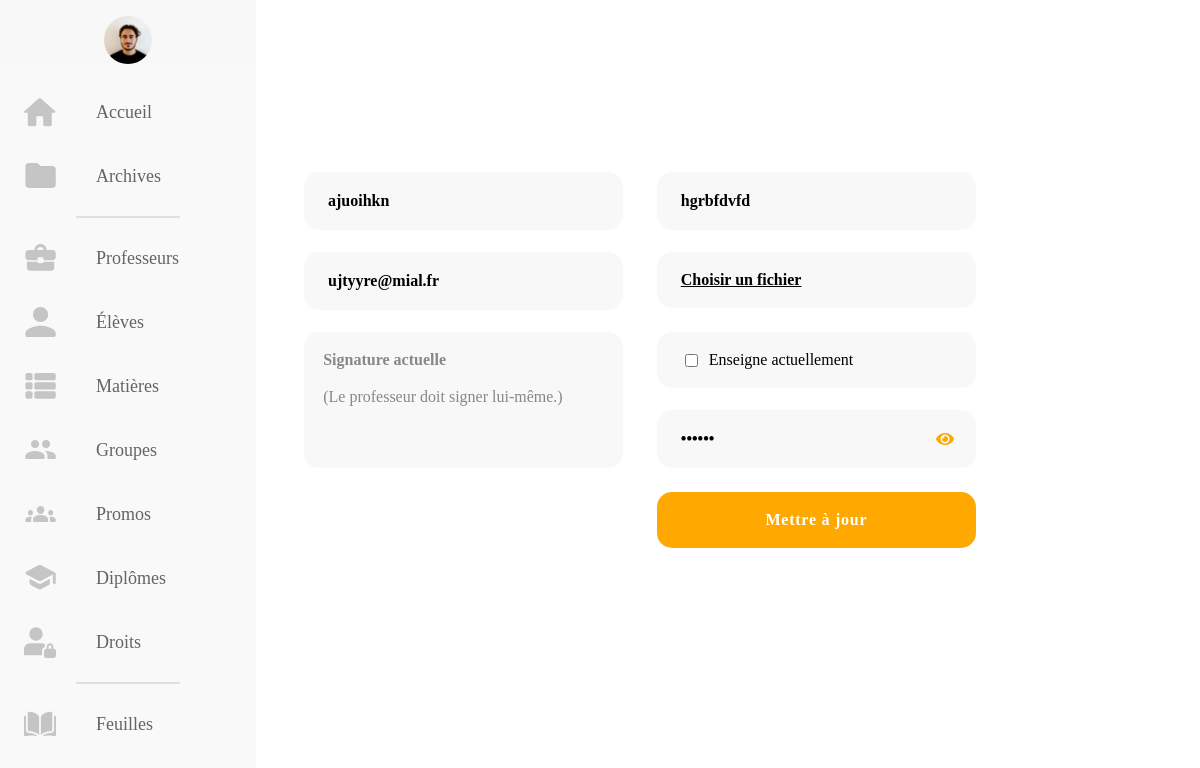
The page /src/asset/back-office/profs/prof-create.php?action=edit&id=164 (signed in) on the database its author committed.
### tables this page shows
CREATE TABLE `user` (
  `idUser` int(11) NOT NULL,
  `codeUser` varchar(40) NOT NULL,
  `nomUser` varchar(40) NOT NULL,
  `prenomUser` varchar(40) NOT NULL,
  `mailUser` varchar(40) NOT NULL,
  `signatureUser` blob,
  `photoUser` varchar(255) NOT NULL,
  `isProf` tinyint(1) NOT NULL,
  `isAdmin` tinyint(1) NOT NULL,
  `isActualUser` tinyint(1) NOT NULL
);

### src/asset/back-office/profs/prof-create.php (the view, shortened to what this page needs)
<?php
if ( $_SESSION['isAdmin']==1 && $_SESSION['isActualUser'] == 1 ){
       include "../../client-side/connexionBDD.php";
       if (isset($_GET['id'])){
        $id = $_GET['id'];
      };
?>
<!DOCTYPE html>
<html lang="fr">
<head>
    <link rel="stylesheet" href="https://pro.fontawesome.com/releases/v5.15.1/css/all.css" type="text/css">
    <link rel="stylesheet" href="../../../css/profs-create.css">
</head>
<body>
<nav class="navbar">
    <ul class="navbar-nav">
      <li class="logo">
        <a href="#" class="nav-link">  <?php if (isset($_SESSION['photoUser'])){
            ?>  <img class="" src="../../../../images-users/<?php echo $_SESSION['photoUser'] ?>"  alt=""> <?php
          }
          else { ?>
            <span class="link-text logo-text" > <?php echo $_SESSION['name'];?></span>
          <?php  } ?>
        </a>
      </li>
      <li class="nav-item">
        <a href="../home.php" class="nav-link">
        <img src="../../../img/Icons/HomeOrange.svg" alt="">
        <span class="link-text">Accueil</span>
        </a>
      </li>
      <li class="nav-item">
        <a href="../archives.php" class="nav-link">
        <img src="../../../img/Icons/FolderOrange.svg" alt="">
        <span class="link-text">Archives</span>
        </a>
      </li>
      <hr class="separator">
      <li class="nav-item">
        <a href="profs.php" class="nav-link">
        <img src="../../../img/Icons/MaletteOrange.svg" alt="">
        <span class="link-text">Professeurs</span>
        </a>
      </li>
      <li class="nav-item">
        <a href="../eleves/eleves.php" class="nav-link">
        <img src="../../../img/Icons/UserOrange.svg" alt="">
        <span class="link-text">Élèves</span>
        </a>
      </li>
      <li class="nav-item">
        <a href="../matieres/matieres.php" class="nav-link">
        <img src="../../../img/Icons/ParamsOrange.svg" alt="">
        <span class="link-text">Matières</span>
        </a>
      </li>
      <li class="nav-item">
        <a href="../groupes/groupes.php" class="nav-link">
        <img src="../../../img/Icons/2UsersOrange.svg" alt="">
        <span class="link-text">Groupes</span>
        </a>
      </li>
      <li class="nav-item">
        <a href="../promos/promos.php" class="nav-link">
        <img src="../../../img/Icons/3UsersOranges.svg" alt="">
        <span class="link-text">Promos</span>
        </a>
      </li>
      <li class="nav-item">
        <a href="../diplomes/diplomes.php" class="nav-link">
        <img src="../../../img/Icons/DiplomeOrange.svg" alt="">
        <span class="link-text">Diplômes</span>
        </a>
      </li>
      <li class="nav-item">
        <a href="droits/droits.php" class="nav-link">
        <img src="../../../img/Icons/profile.svg" alt="">
        <span class="link-text">Droits</span>
        </a>
      </li>
      <hr class="separator">
      <li class="nav-item">
        <a href="../../../../../workshop-test" class="nav-link">
        <img src="../../../img/Icons/books.svg" alt="">
        <span class="link-text">Feuilles</span>
        </a>
      </li>
    </ul>
  </nav>
    <main class="form-popup" id="form-profs">
        <form action="profs-create-action.php<?php  if(isset($_GET["action"], $_GET["id"]) && $_GET["action"]=="edit" && is_numeric($_GET["id"])){ echo "?id=".$id; } ?>" method="post" enctype="multipart/form-data">
            <input type="text" id="user_nom" name="user_nom" placeholder="Nom" value="<?php
            if(isset($_GET["action"], $_GET["id"]) && $_GET["action"]=="edit" && is_numeric($_GET["id"])){
                $stmt_d = $dbh->prepare("SELECT idUser, nomUser, prenomUser, mailUser, codeUser, signatureUser, photoUser, isActualUser FROM user WHERE isProf = 1 AND idUser='$id'");
                $donnees_d = $stmt_d->execute();
                $donnees_d = $stmt_d->fetch();
                echo $donnees_d['nomUser'];
            }?>">
            <input type="text" id="user_prenom" name="user_prenom" placeholder="Prénom" value="<?php   if(isset($_GET["action"], $_GET["id"]) && $_GET["action"]=="edit" && is_numeric($_GET["id"])){echo $donnees_d['prenomUser']; }?>" required>
            <input type="email" id="user_email" name="user_email" placeholder="Mail" value="<?php   if(isset($_GET["action"], $_GET["id"]) && $_GET["action"]=="edit" && is_numeric($_GET["id"])){  echo $donnees_d['mailUser']; }?>" required>
            <div class="containerPhoto">
                <label for="user_file" class="labelFile">Choisir un fichier</label>
            </div>
            <?php if(isset($_GET["action"], $_GET["id"]) && $_GET["action"]=="edit" && is_numeric($_GET["id"])){ ?>
            <div class="containerSignature">
            <div id="containerDatas">
                        <h4>Signature actuelle <span class="clearSign">Effacer</span></h4>
                        <p>(Le professeur doit signer lui-même.)</p>
                    </div>
            </div>
           <?php } ?>
            <div class="pwdCheckbox">
            <div class="containerCheckbox">
              <?php if (isset($_GET["action"], $_GET["id"]) && $_GET["action"]=="edit" && is_numeric($_GET["id"])){
                 if ($donnees_d['isActualUser'] == 1 ) { ?>
                <input type='checkbox' name="checkActual" class="check" id='checkActual' checked>
              <?php }
              else { ?>
                <input type='checkbox' name="checkActual" class="check" id='checkActual'>
              <?php
              } }
              else { ?>
                <input type='checkbox' name="checkActual" class="check" id='checkActual'>
              <?php }
              ?>
              <label for="checkActual">Enseigne actuellement</label>
            </div>
              <div  class="input-group">
              <input type="password" id="txtPassword" name="user_code" placeholder="Mot de passe" value="<?php   if(isset($_GET["action"], $_GET["id"]) && $_GET["action"]=="edit" && is_numeric($_GET["id"])){echo $donnees_d['codeUser'];}
              else {randomPassword();} ?>" required>
              <button type="button" id="btnToggle" class="toggle"><i id="eyeIcon" class="fas fa-eye"></i></button>
              </div>
            </div>
            <input type="submit" id="submitBtn" name="submitBtn" value="<?php
            if(isset($_GET["action"], $_GET["id"]) && $_GET["action"]=="edit" && is_numeric($_GET["id"])){
                echo "Mettre à jour";
            }
            else{
                echo "Ajouter";
            }
            ?>">
        </form>
    </main>
</body>
</html>
    <?php
}

### src/css/profs-create.css (style rules this page uses)
:root { --colorText: #FFA900; --colordark : #333333; --colorGrey : #878787; --colorBarre : rgba(240, 240, 240, 0.7); --colorWhite : #FFFFFF; --colorDots : #DADADA; --colorBlack: rgba(20,20,43,1); --text-primary: #23232e; --text-secondary: #141418; --text-third: #929292; --bg-primary: #f9f9f9; --bg-secondary: #f8f8f8 ; --jauneESADD: #FAA900; --transition-speed: 600ms; --retard: #D31818; --white: white; }
* { outline: none; }
body { margin: 0; padding: 0; font-family: 'Futura PT'; height: 100vh; }
.navbar { position: fixed; background-color: var(--bg-primary); transition: width 600ms ease; overflow: scroll; z-index: 10; }
.navbar-nav { list-style: none; padding: 0; margin: 0; display: flex; flex-direction: column; align-items: center; height: 100%; }
.nav-item { width: 100%; }
.nav-link { display: flex; align-items: center; height: 4rem; color: var(--text-primary); text-decoration: none; filter: grayscale(100%) opacity(0.7); transition: var(--transition-speed); }
.link-text { display: none; margin-left: 1rem; font-size: 18px; font-weight: 500; }
.nav-link svg, .nav-link img { width: 2rem; min-width: 2rem; margin: 0 1.5rem; }
.logo img { width: 3rem; border-radius: 50%; margin-left:auto; margin-right: auto; margin-top: 1rem; margin-bottom: 0; }
.logo .nav-link { filter: none; }
.logo { font-weight: bold; text-transform: capitalize; margin-bottom: 1rem; text-align: center; color: var(--text-secondary); background: var(--bg-secondary); font-size: 1.5rem; width: 100%; }
input:not(.multiselect-input, .multiselect-checkbox, .check), .containerPhoto { border:none; background-color: var(--bg-secondary); border-radius: 15px; font-family: 'Futura PT Light'; font-weight: 600; font-size: 1rem; }
.containerPhoto { display:flex; flex-direction: row; align-items: center; justify-content: space-between; }
input[type=submit] { background-color: var(--colorText); color: var(--colorWhite); grid-column: 2; letter-spacing: 0.75px; padding:0 !important; }
.labelFile { text-decoration: underline; }
.containerSignature { display:flex; flex-direction: column; }
#containerDatas { background-color: var(--bg-secondary); border-radius: 15px; display: none; height : 100%; }
.containerSignature h4, .containerSignature p { margin-left: 1.2rem; margin-top: 1.2rem; margin-bottom: 0; color: var(--colorGrey); }
.containerSignature p { font-family: 'Futura PT'; display:none; }
.containerSignature h4, .containerNewSignature h4 { font-family: 'Futura PT Light'; }
.pwdCheckbox { display: flex; flex-direction: column; justify-content: space-between; }
.containerCheckbox { grid-column: 2; background-color: var(--bg-secondary); border-radius: 15px; display: flex; flex-direction: row; place-items: center; padding-left: 1.5rem; height: 3.5rem; }
.containerCheckbox label { margin-left: 0.5rem; }
.input-group { display: -webkit-box; display: -ms-flexbox; display: flex; -webkit-box-orient: vertical; -webkit-box-direction: normal; -ms-flex-direction: column; flex-direction: column; position: relative; }
.toggle { background: none; border: none; cursor: pointer; color: #FAA900; font-size: 1rem; position: absolute; right: 1rem; top: 1.25rem; z-index: 9; }
@media all and (min-width: 601px) { .navbar { top: 0; width: 5rem; height: 100vh; } }
@media all and (min-width: 601px) { ul { padding:0 10rem; } }
@media all and (min-width: 601px) { .separator { width: 40%; box-shadow: none; border: 1px solid #DFDFDF; } }
@media all and (min-width: 601px) { .form-popup { display: flex; flex-direction: column; justify-content: center; align-items: center; margin-left: 5rem; height: 100%; } }
@media all and (min-width: 601px) { form { width: 60%; display:grid; grid-template-columns: 1fr 1fr; grid-template-rows: 3.5rem 3.5rem 8.5rem 8.5rem ; grid-column-gap: 5%; grid-row-gap: 1.5rem; } }
@media all and (min-width: 601px) { input:not(.multiselect-input, .multiselect-checkbox, .check) { padding-left:1.5rem; height: 3.5rem; } }
@media all and (min-width: 601px) { .labelFile { padding-left: 1.5rem; } }
@media all and (min-width: 601px) { .containerSignature { height: 8.5rem; } }

### src/asset/back-office/profs/prof-create.php (style rules this page uses)
#containerDatas { display:block; }

### rows shown on the page
user: user_nom "ajuoihkn", user_prenom "hgrbfdvfd", user_email "ujtyyre@mial.fr"
